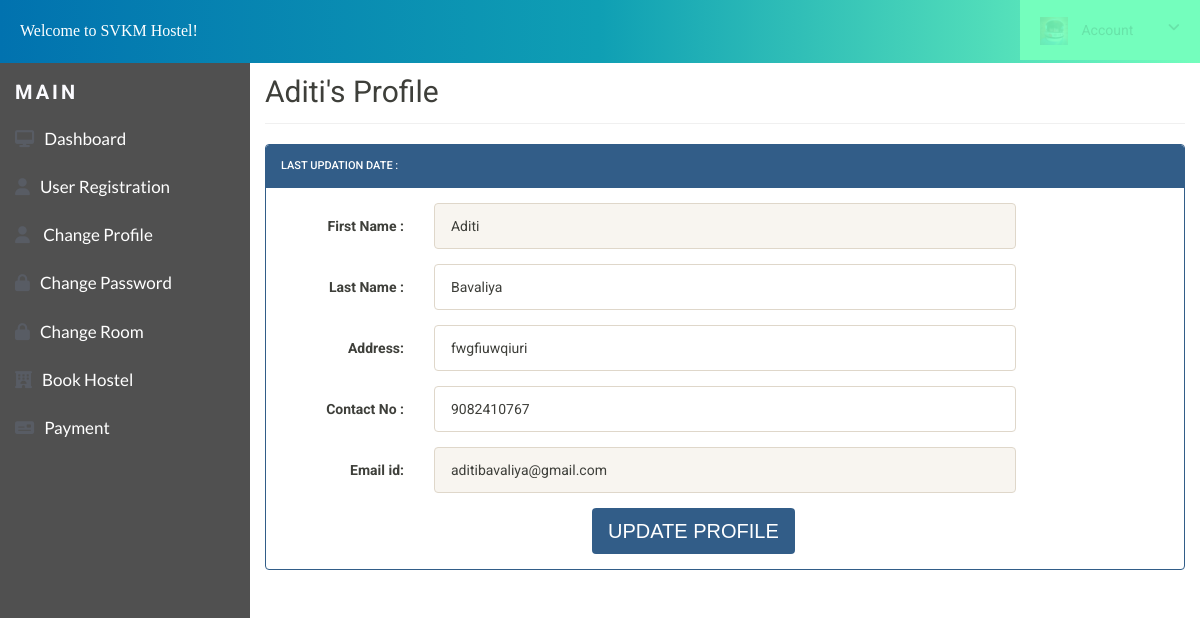
The page /my-profile.php (signed in) on the database its author committed.
### tables this page shows
CREATE TABLE `registration` (
  `id` int(11) NOT NULL,
  `image` mediumblob NOT NULL,
  `sapid` int(12) NOT NULL,
  `roomno` int(11) NOT NULL,
  `seater` int(11) NOT NULL,
  `feespm` int(11) NOT NULL,
  `foodstatus` int(11) NOT NULL,
  `stayfrom` date NOT NULL,
  `duration` int(11) NOT NULL,
  `course` varchar(500) NOT NULL,
  `firstName` varchar(500) NOT NULL,
  `middleName` varchar(500) NOT NULL,
  `lastName` varchar(500) NOT NULL,
  `gender` varchar(250) NOT NULL,
  `dob` date NOT NULL,
  `contactno` bigint(11) NOT NULL,
  `emailid` varchar(500) NOT NULL,
  `clgname` varchar(50) NOT NULL,
  `aadharno` bigint(12) NOT NULL,
  `egycontactno` bigint(11) NOT NULL,
  `guardianName` varchar(500) NOT NULL,
  `guardianRelation` varchar(500) NOT NULL,
  `guardianContactno` bigint(11) NOT NULL,
  `corresAddress` varchar(500) NOT NULL,
  `corresCIty` varchar(500) NOT NULL,
  `corresState` varchar(500) NOT NULL,
  `corresPincode` int(11) NOT NULL,
  `pmntAddress` varchar(500) NOT NULL,
  `pmntCity` varchar(500) NOT NULL,
  `pmnatetState` varchar(500) NOT NULL,
  `pmntPincode` int(11) NOT NULL,
  `postingDate` timestamp NOT NULL DEFAULT CURRENT_TIMESTAMP,
  `updationDate` varchar(500) NOT NULL
);

### my-profile.php (the view, shortened to what this page needs)
<?php
include('includes/config.php');
?>
<!doctype html>
<html lang="en" class="no-js">
<head>
	<link rel="stylesheet" href="css/font-awesome.min.css">
	<link rel="stylesheet" href="css/bootstrap.min.css">
	<link rel="stylesheet" href="css/dataTables.bootstrap.min.css">>
	<link rel="stylesheet" href="css/bootstrap-social.css">
	<link rel="stylesheet" href="css/bootstrap-select.css">
	<link rel="stylesheet" href="css/fileinput.min.css">
	<link rel="stylesheet" href="css/awesome-bootstrap-checkbox.css">
	<link rel="stylesheet" href="css/style.css">
</head>
<body>
	<?php include('includes/header.php');?>
	<div class="ts-main-content">
		<?php include('includes/sidebar.php');?>
		<div class="content-wrapper">
			<div class="container-fluid">
	<?php
$aid=$_SESSION['id'];
	$ret="select * from registration where id=?";
		$stmt= $mysqli->prepare($ret) ;
	 $stmt->bind_param('i',$aid);
	 $stmt->execute() ;
	 $res=$stmt->get_result();
	   while($row=$res->fetch_object())
	  {
	  	?>
				<div class="row">
					<div class="col-md-12">
						<h2 class="page-title"><?php echo $row->firstName;?>'s&nbsp;Profile </h2>
						<div class="row">
							<div class="col-md-12">
								<div class="panel panel-primary">
									<div class="panel-heading">
Last Updation date : &nbsp; <?php echo $row->updationDate;?>
</div>
<div class="panel-body">
<form method="post" action="" name="registration" class="form-horizontal" onSubmit="return valid();">
<div class="form-group">
<label class="col-sm-2 control-label">First Name : </label>
<div class="col-sm-8">
<input type="text" name="fname" id="fname"  class="form-control" value="<?php echo $row->firstName;?>"   required="required" readonly >
</div>
</div>
<div class="form-group">
<label class="col-sm-2 control-label">Last Name : </label>
<div class="col-sm-8">
<input type="text" name="lname" id="lname"  class="form-control" value="<?php echo $row->lastName;?>" required="required">
</div>
</div>
<div class="form-group">
<label class="col-sm-2 control-label">Address: </label>
<div class="col-sm-8">
<input type="text" name="address" id="address"  class="form-control"  value="<?php echo $row->corresAddress;?>" required="required">
</div>
</div>
<div class="form-group">
<label class="col-sm-2 control-label">Contact No : </label>
<div class="col-sm-8">
<input type="text" name="contact" id="contact"  class="form-control" maxlength="10" value="<?php echo $row->contactno;?>" required="required">
</div>
</div>
<div class="form-group">
<label class="col-sm-2 control-label">Email id: </label>
<div class="col-sm-8">
<input type="email" name="email" id="email"  class="form-control" value="<?php echo $row->emailid;?>" readonly>
</div>
</div>
<?php } ?>
<div class="col-sm-6 col-sm-offset-4">
<input type="submit" name="update" Value="Update Profile" class="btn btn-primary">
</div>
</form>
									</div>
									</div>
								</div>
							</div>
						</div>
							</div>
						</div>
					</div>
				</div>
</body>
</html>

### css/style.css (style rules this page uses)
html { font-size: 14px; }
@media only screen and (min-width: 480px) { html { font-size: 17px; } }
@media only screen and (min-width: 768px) { html { font-size: 14px; } }
body { font-size: 1em; }
.btn { font-family: sans-serif; font-size: 18px; }
.panel { overflow: hidden; }
.btn { font-size: 20px; font-family: sans-serif; }
.page-title { padding-bottom: 15px; margin-bottom: 20px; border-bottom: 1px solid #f0f0f0; }
.ts-main-content .content-wrapper { padding-top: 15px; margin-top: 20px; }
@media only screen and (min-width: 992px) { .ts-main-content .content-wrapper { margin-left: 250px; } }

### rows shown on the page
registration: firstName "Aditi", fname "Aditi", lname "Bavaliya", address "fwgfiuwqiuri", contact "9082410767", email "aditibavaliya@gmail.com"
